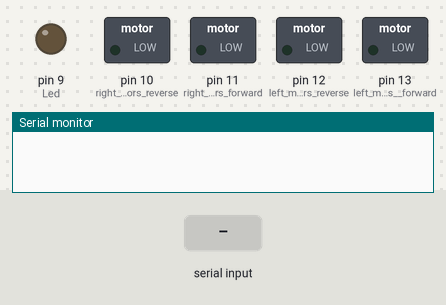
A sketch run on a simulated Arduino Uno, built with avr-gcc and run on an emulated ATmega328P. On the bench: switched loads named in the sketch (green lamp = pin HIGH), output pins drawn as LEDs (lit = HIGH), the last lines printed to the serial monitor. The inputs (shaded band) are chosen by the test bench.

Above: at 1.2 s.
1.3 s: "F" received over Serial
At 2.6 s:
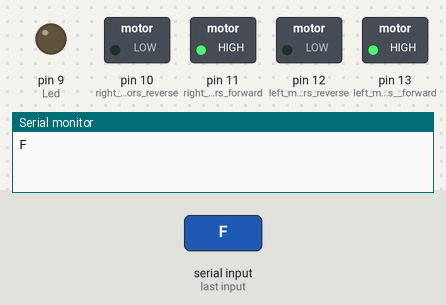
2.9 s: "B" received over Serial
At 4.0 s:
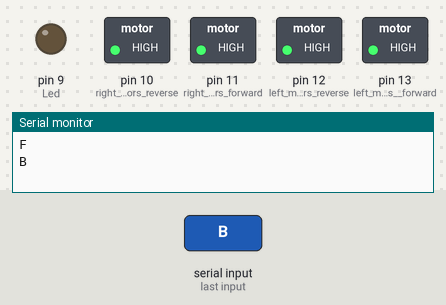
4.5 s: "W" received over Serial
At 5.2 s:
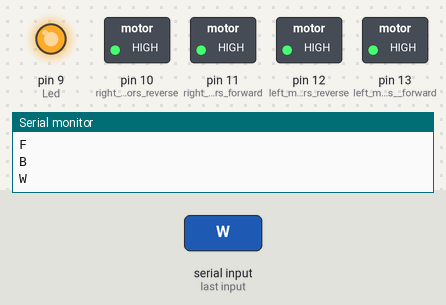
6.0 s: "S" received over Serial
At 6.4 s:
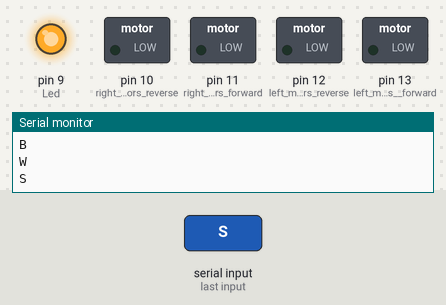
7.5 s: "L" received over Serial
At 8.7 s:
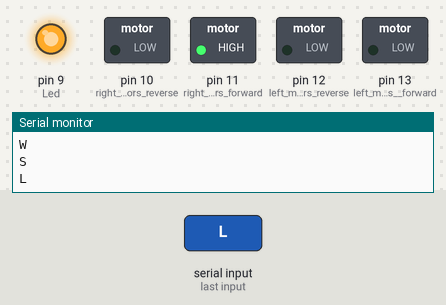
9.0 s: "R" received over Serial
At 9.9 s:
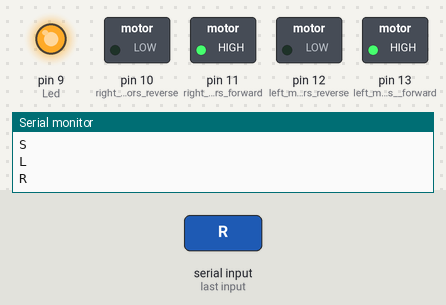
Timing chart, 0 to 11.5 s (numbered marks = the images above; inputs shaded):
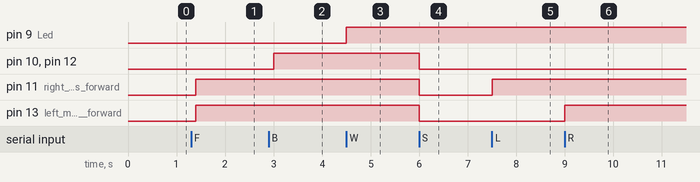

Measured:
- after the input at 1.3 s, pin 11 (right__motors_forward), pin 13 (left_motors__forward): LOW → HIGH after 0.10 s
- after the input at 2.9 s, pin 10 (right_motors_reverse), pin 12 (left_motors_reverse): LOW → HIGH after 0.10 s
- after the input at 4.5 s, pin 9 (Led): LOW → HIGH at once
- after the input at 6.0 s, pin 10 (right_motors_reverse), pin 11 (right__motors_forward), pin 12 (left_motors_reverse), pin 13 (left_motors__forward): HIGH → LOW at once
- after the input at 7.5 s, pin 11 (right__motors_forward): LOW → HIGH at once
- after the input at 9.0 s, pin 13 (left_motors__forward): LOW → HIGH at once

The sketch:

dht.h.ino
```cpp
//
//    FILE: dht.h
// VERSION: 0.1.00
// PURPOSE: DHT Temperature & Humidity Sensor library for Arduino
//
//     URL: http://arduino.cc/playground/Main/DHTLib
//
// HISTORY:
// see dht.cpp file
//

#ifndef dht_h
#define dht_h

#if ARDUINO >= 100
 #include "Arduino.h"
#else
 #include "WProgram.h"
#endif

#define DHT_LIB_VERSION "0.1.00"

class dht
{
public:
  int read11(uint8_t pin);
    int read22(uint8_t pin);
  double humidity;
  double temperature;

private:
  uint8_t bits[5];  // buffer to receive data
  int read(uint8_t pin);
};
#endif
//
// END OF FILE
//
```

multi-terrain_rover.ino
```cpp
char t;

void setup() {
pinMode(13,OUTPUT);   //left motors  forward
pinMode(12,OUTPUT);   //left motors reverse
pinMode(11,OUTPUT);   //right  motors forward
pinMode(10,OUTPUT);   //right motors reverse
pinMode(9,OUTPUT);   //Led
Serial.begin(9600);

}

void loop() {
if(Serial.available()){
  t = Serial.read();
  Serial.println(t);
}

if(t == 'F'){            //move  forward(all motors rotate in forward direction)
  digitalWrite(13,HIGH);
  digitalWrite(11,HIGH);
}

else if(t == 'B'){      //move reverse (all  motors rotate in reverse direction)
  digitalWrite(12,HIGH);
  digitalWrite(10,HIGH);
}

else if(t == 'L'){      //turn right (left side motors rotate in forward direction,  right side motors doesn't rotate)
  digitalWrite(11,HIGH);
}

else  if(t == 'R'){      //turn left (right side motors rotate in forward direction, left  side motors doesn't rotate)
  digitalWrite(13,HIGH);
}

else if(t ==  'W'){    //turn led on or off)
  digitalWrite(9,HIGH);
}
else if(t == 'w'){
  digitalWrite(9,LOW);
}

else if(t == 'S'){      //STOP (all motors stop)
  digitalWrite(13,LOW);
  digitalWrite(12,LOW);
  digitalWrite(11,LOW);
  digitalWrite(10,LOW);
}
delay(100);
}
```
